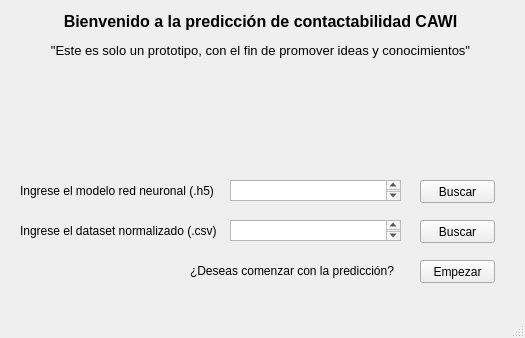
<?xml version="1.0" encoding="UTF-8"?>
<ui version="4.0">
 <class>MainWindow</class>
 <widget class="QMainWindow" name="MainWindow">
  <property name="enabled">
   <bool>true</bool>
  </property>
  <property name="geometry">
   <rect>
    <x>0</x>
    <y>0</y>
    <width>525</width>
    <height>338</height>
   </rect>
  </property>
  <property name="acceptDrops">
   <bool>false</bool>
  </property>
  <property name="windowTitle">
   <string>Predicción de Contactabilidad CAWI</string>
  </property>
  <property name="windowIcon">
   <iconset resource="Imagenes/imagenes.qrc">
    <normaloff>:/principal/logo-SendinBlue-1.png</normaloff>:/principal/logo-SendinBlue-1.png</iconset>
  </property>
  <widget class="QWidget" name="centralwidget">
   <widget class="QPushButton" name="proy_button_2">
    <property name="geometry">
     <rect>
      <x>950</x>
      <y>740</y>
      <width>171</width>
      <height>31</height>
     </rect>
    </property>
    <property name="text">
     <string>Exportar a Excel</string>
    </property>
    <property name="default">
     <bool>false</bool>
    </property>
   </widget>
   <widget class="QLabel" name="label_2">
    <property name="geometry">
     <rect>
      <x>20</x>
      <y>180</y>
      <width>221</width>
      <height>21</height>
     </rect>
    </property>
    <property name="styleSheet">
     <string notr="true">font: 9pt &quot;Calibri&quot;;</string>
    </property>
    <property name="text">
     <string>Ingrese el modelo red neuronal (.h5)</string>
    </property>
   </widget>
   <widget class="QLabel" name="label_3">
    <property name="geometry">
     <rect>
      <x>190</x>
      <y>260</y>
      <width>211</width>
      <height>21</height>
     </rect>
    </property>
    <property name="styleSheet">
     <string notr="true">font: 9pt &quot;Calibri&quot;;</string>
    </property>
    <property name="text">
     <string>¿Deseas comenzar con la predicción?</string>
    </property>
   </widget>
   <widget class="QLabel" name="label_4">
    <property name="geometry">
     <rect>
      <x>20</x>
      <y>220</y>
      <width>201</width>
      <height>21</height>
     </rect>
    </property>
    <property name="styleSheet">
     <string notr="true">font: 9pt &quot;Calibri&quot;;</string>
    </property>
    <property name="text">
     <string>Ingrese el dataset normalizado (.csv)</string>
    </property>
   </widget>
   <widget class="QPushButton" name="proy_button_3">
    <property name="geometry">
     <rect>
      <x>760</x>
      <y>740</y>
      <width>171</width>
      <height>31</height>
     </rect>
    </property>
    <property name="text">
     <string>Exportar a CSV</string>
    </property>
    <property name="default">
     <bool>false</bool>
    </property>
   </widget>
   <widget class="QPushButton" name="browseModel">
    <property name="geometry">
     <rect>
      <x>420</x>
      <y>180</y>
      <width>75</width>
      <height>23</height>
     </rect>
    </property>
    <property name="text">
     <string>Buscar</string>
    </property>
   </widget>
   <widget class="QPushButton" name="browseDataset">
    <property name="geometry">
     <rect>
      <x>420</x>
      <y>220</y>
      <width>75</width>
      <height>23</height>
     </rect>
    </property>
    <property name="text">
     <string>Buscar</string>
    </property>
   </widget>
   <widget class="QPushButton" name="Comienzo">
    <property name="geometry">
     <rect>
      <x>420</x>
      <y>260</y>
      <width>75</width>
      <height>23</height>
     </rect>
    </property>
    <property name="text">
     <string>Empezar</string>
    </property>
   </widget>
   <widget class="QLabel" name="label">
    <property name="geometry">
     <rect>
      <x>40</x>
      <y>10</y>
      <width>441</width>
      <height>51</height>
     </rect>
    </property>
    <property name="text">
     <string>&lt;html&gt;&lt;head/&gt;&lt;body&gt;&lt;p align=&quot;center&quot;&gt;&lt;span style=&quot; font-size:12pt; font-weight:600;&quot;&gt;Bienvenido a la predicción de contactabilidad CAWI&lt;/span&gt;&lt;/p&gt;&lt;p align=&quot;center&quot;&gt;&lt;span style=&quot; font-size:10pt;&quot;&gt;&amp;quot;Este es solo un prototipo, con el fin de promover ideas y conocimientos&amp;quot;&lt;/span&gt;&lt;/p&gt;&lt;/body&gt;&lt;/html&gt;</string>
    </property>
   </widget>
   <widget class="QLabel" name="label_6">
    <property name="geometry">
     <rect>
      <x>100</x>
      <y>80</y>
      <width>321</width>
      <height>71</height>
     </rect>
    </property>
    <property name="styleSheet">
     <string notr="true">border-image: url(:/principal/sendinblue-logo-vector.png);</string>
    </property>
    <property name="text">
     <string/>
    </property>
    <property name="pixmap">
     <pixmap resource="Imagenes/imagenes.qrc">:/principal/sendinblue-logo-vector.png</pixmap>
    </property>
    <property name="scaledContents">
     <bool>true</bool>
    </property>
   </widget>
   <widget class="QTextEdit" name="texto1">
    <property name="geometry">
     <rect>
      <x>230</x>
      <y>180</y>
      <width>171</width>
      <height>21</height>
     </rect>
    </property>
    <property name="readOnly">
     <bool>true</bool>
    </property>
   </widget>
   <widget class="QTextEdit" name="texto2">
    <property name="geometry">
     <rect>
      <x>230</x>
      <y>220</y>
      <width>171</width>
      <height>21</height>
     </rect>
    </property>
    <property name="readOnly">
     <bool>true</bool>
    </property>
   </widget>
  </widget>
  <widget class="QStatusBar" name="statusbar"/>
  <widget class="QMenuBar" name="menubar">
   <property name="geometry">
    <rect>
     <x>0</x>
     <y>0</y>
     <width>525</width>
     <height>21</height>
    </rect>
   </property>
  </widget>
 </widget>
 <resources>
  <include location="Imagenes/imagenes.qrc"/>
 </resources>
 <connections/>
</ui>
